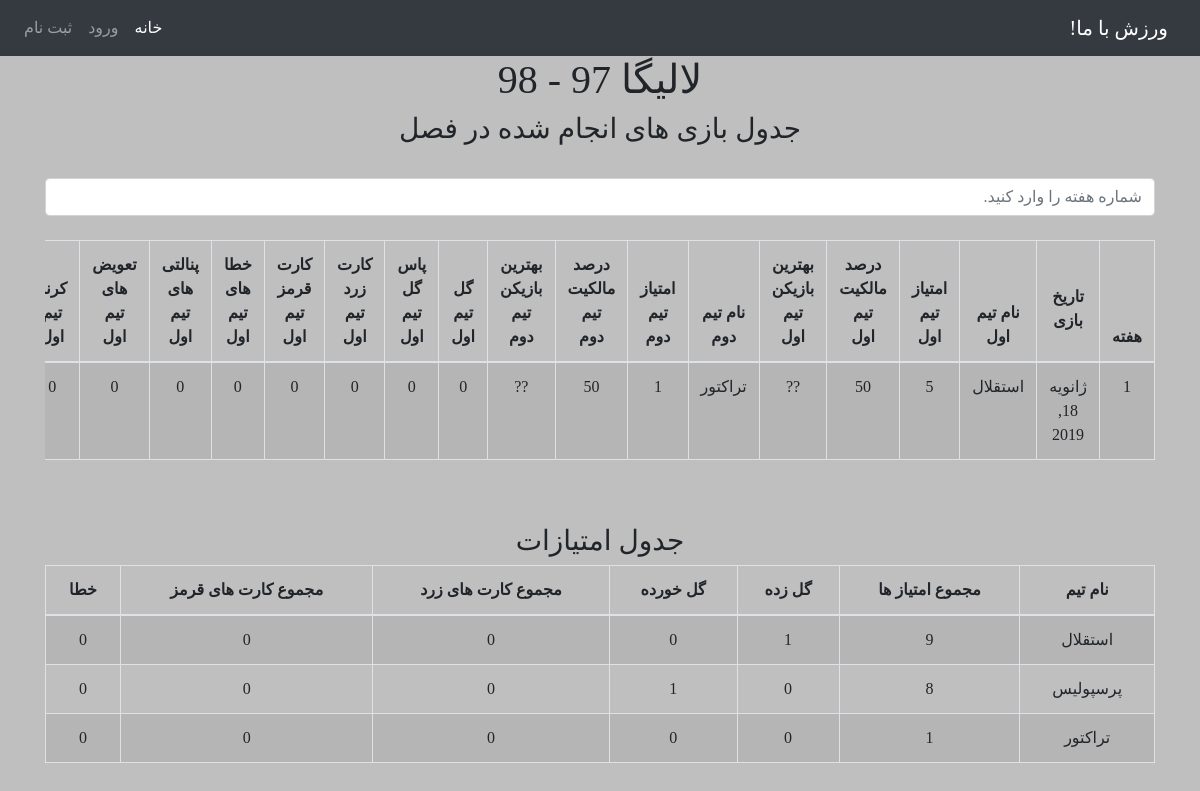
/3/football/league_detail, run on the app's committed database.
### sport/models/football_models.py (models this page shows, shortened)
class FootballLeague(League):
    class Meta:
        verbose_name = _('لیگ فوتبال')
        verbose_name_plural = _('لیگ های فوتبال')

class FootballGame(Game):
    league = models.ForeignKey(FootballLeague, on_delete=models.CASCADE, blank=True, null=True)
    class Meta:
        verbose_name = _('بازی فوتبال')
        verbose_name_plural = _('بازی های فوتبال')

class FootballTeamInFootballGame(models.Model):
    game = models.ForeignKey(FootballGame, on_delete=models.CASCADE)
    team = models.ForeignKey(FootballTeam, on_delete=models.CASCADE)
    team_score = models.IntegerField(blank=True, null=True)
    property_percent = models.IntegerField(blank=True, null=True)
    situation = models.CharField(max_length=3, choices=TEAM_SITUATION_IN_GAME, blank=True, null=True)
    best_player = models.ForeignKey(FootballPlayer, on_delete=models.CASCADE, blank=True, null=True)
    class Meta:
        verbose_name = _('حضور یک تیم فوتبال در یک بازی فوتبال')
        verbose_name_plural = _('حضورهای یک تیم فوتبال در یک بازی فوتبال')

class FootballTeam(Team):
    followers = models.ManyToManyField(User)
    class Meta:
        verbose_name = _('تیم فوتبال')
        verbose_name_plural = _('تیم های فوتبال')

### sport/views/football_views.py (the view)
# urls.py: path('<int:league_id>/football/league_detail', football_league_detail, name='league_detail_football'),
def football_league_detail(request, league_id):
    league = get_object_or_404(FootballLeague, pk=league_id)
    try:
        teams_score_card = get_score_card_of_league_football(league)
    except :
        teams_score_card = []
    try:
        games_separated_by_weeks = separate_by_week_football(league)
    except:
        games_separated_by_weeks =[]
    details_of_games_separated_by_weeks = []
    for gw in games_separated_by_weeks:
        details_of_games_of_current_week = []
        for g in gw:
            details = get_details_of_game_football(g)
            details_of_games_of_current_week.append(details)
        details_of_games_separated_by_weeks.append(details_of_games_of_current_week)
    context = {
        'league': league,
        'details_of_games_separated_by_weeks': details_of_games_separated_by_weeks,
        'teams_score_card': teams_score_card
    }
    return render(request, 'sport/football/football_league_detail.html', context)

### sport/template_tags/custom_tags.py (called while the page is built)
@register.filter
def get_item(dictionary, key):
    return dictionary.get(key)

### sport/views/football_views.py (called while the page is built, shortened)
def get_details_of_game_football(game):
    teams = game.footballteaminfootballgame_set.all()
    team = teams[0].team
    events = get_events_by_game_and_team_football(game, team)
    first_team_details = get_details_football(events)
    team = teams[1].team
    events = get_events_by_game_and_team_football(game, team)
    second_team_details = get_details_football(events)
    details = {
        'game': game,
        'teams': teams,
        'first_team_details': first_team_details,
        'second_team_details': second_team_details
    }
    return details

def separate_by_week_football(league):
    games = league.footballgame_set.order_by('-date')
    last_game_date = games[0].date
    first_game_date = games.last().date
    last_game_weekday = last_game_date.weekday()
    last_interval = last_game_date - datetime.timedelta(days=last_game_weekday)
    last_week_games = league.footballgame_set.filter(
        date__gte=last_interval)
    first_game_weekday = first_game_date.weekday()
    first_interval = first_game_date + datetime.timedelta(days=7 - first_game_weekday)
    first_week_games = league.footballgame_set.filter(
        date__lt=first_interval)
    games_by_weeks = [first_week_games]
    return games_by_weeks

def get_events_by_game_and_team_football(game, team):
    events_ = game.footballevent_set.all()
    events = []
    for e in events_:
        if e.doer.team == team:
            events.append(e)
    return events

### sport/templates/sport/football/football_league_detail.html (shortened to what this page needs)
{% extends 'base.html' %}
{% block content %}
    <head>
    </head>
    <body>
    {% load custom_tags %}
    <h1>{{ league.name }} {{ league.year }} - {{ league.year|add:1 }}</h1>
    <div class="container">
        <h3>جدول بازی های انجام شده در فصل</h3>
        <br>
        <input class="form-control" type="text" id="myInput" onkeyup="myFunction()"
               placeholder="شماره هفته را وارد کنید.">
        <br>
        <div class="table-responsive">
            <table class="table table-bordered table-striped" id="myTable">
                <thead>
                <tr>
                    <th>هفته</th>
                    <th><p>تاریخ بازی</p></th>
                    <th>نام تیم اول</th>
                    <th>امتیاز تیم اول</th>
                    <th>درصد مالکیت تیم اول</th>
                    <th>بهترین بازیکن تیم اول</th>
                    <th>نام تیم دوم</th>
                    <th>امتیاز  تیم دوم</th>
                    <th>درصد مالکیت تیم دوم</th>
                    <th>بهترین بازیکن تیم دوم</th>
                    <th>گل تیم اول</th>
                    <th>پاس گل تیم اول</th>
                    <th>کارت زرد تیم اول</th>
                    <th>کارت قرمز تیم اول</th>
                    <th>خطا های تیم اول</th>
                    <th>پنالتی های تیم اول</th>
                    <th>تعویض های تیم اول</th>
                    <th>کرنر تیم اول</th>
                </tr>
                </thead>
                <tbody>
                {% for dgw in details_of_games_separated_by_weeks %}
                    {% with forloop.counter as outer_counter %}
                        {% if dgw %}
                            <tr>
                                {% for dg in dgw %}
                                    <td>{{ outer_counter }}</td>
                                    {% for key, value in dg.items %}
                                        {% ifequal key "game" %}
                                            <td>{{ value.date }}</td>
                                        {% endifequal %}
                                        {% ifequal key "teams" %}
                                            {% for t in value %}
                                                <td>{% if t.team.name %}{{ t.team.name }} {% else %}?? {% endif %} </td>
                                                <td>{% if t.team_score %}{{ t.team_score }} {% else %}
                                                    ?? {% endif %} </td>
                                                <td>{% if t.property_percent %}{{ t.property_percent }} {% else %}
                                                    ?? {% endif %} </td>
                                                <td>{% if t.best_player %}{{ t.best_player }} {% else %}
                                                    ?? {% endif %} </td>
                                            {% endfor %}
                                        {% endifequal %}
                                    {% endfor %}
                                    <td>{{ dg|get_item:"first_team_details"|get_item:"total_G" }}
                                    </td>
                                    <td>{{ dg|get_item:"first_team_details"|get_item:"total_PG" }}
                                    </td>
                                    <td>{{ dg|get_item:"first_team_details"|get_item:"total_YC" }}</td>
                                    <td>{{ dg|get_item:"first_team_details"|get_item:"total_RC" }} </td>
                                    <td>{{ dg|get_item:"first_team_details"|get_item:"total_E" }}</td>
                                    <td>{{ dg|get_item:"first_team_details"|get_item:"total_P" }} </td>
                                    <td>{{ dg|get_item:"first_team_details"|get_item:"total_CH" }}</td>
                                    <td>{{ dg|get_item:"first_team_details"|get_item:"total_CO" }} </td>
                                {% endfor %}
                            </tr>
                        {% endif %}
                    {% endwith %}
                {% endfor %}
                </tbody>
            </table>
        </div>
    </div>
   <br>
    <br>
    <div class="container">
            <h3>جدول امتیازات</h3>
        <table id="example"
               class="table table-striped table-inverse table-bordered table-hover" cellspacing="0"
               width="100%">
            <thead>
            <tr>
                <th>نام تیم</th>
                <th>مجموع امتیاز ها</th>
                <th>گل زده</th>
                <th> گل خورده</th>
                <th> مجموع کارت های زرد</th>
                <th> مجموع کارت های قرمز</th>
                 <th> خطا</th>
            </tr>
            </thead>
            <tbody>
            {% for tsc in teams_score_card %}
            <tr>
                <td>
                    {% for key, value in tsc.items %}
            {% ifequal key 'team' %}
                 {{ value.name }}
            {% endifequal %}
        {% endfor %}
                </td>
                <td>
                    {{ tsc|get_item:"team_total_score" }}
                </td>
                <td>
                    {{ tsc|get_item:"sumation_of_details"|get_item:"total_G" }}
                </td>
                <td>
                    {{ tsc|get_item:"sumation_of_opponent_details"|get_item:"total_G" }}
                </td>
                <td>
                    {{ tsc|get_item:"sumation_of_details"|get_item:"total_YC" }}
                </td>
                <td>
                    {{ tsc|get_item:"sumation_of_details"|get_item:"total_RC" }}
                </td>
                <td>
                    {{ tsc|get_item:"sumation_of_details"|get_item:"total_E" }}
                </td>
            </tr>
            {% endfor %}
            </tbody>
        </table>
    </div>
    </body>
{% endblock %}

### sport/templates/sport/football/football_league_detail.html (style rules this page uses)
th { word-break: keep-all; word-wrap: normal; width: max-content; height: 10px; }

### data on the page
FootballLeague: name "لالیگا", year|add "98"
FootballGame: outer_counter "1", date "ژانویه 18, 2019", dg "0"
FootballTeamInFootballGame: team.name "استقلال", team_score "5", property_percent "50"
FootballTeamInFootballGame: team.name "تراکتور", team_score "1", property_percent "50"
FootballTeam: name "استقلال", tsc "9", id "1", tsc "0"
FootballTeam: name "پرسپولیس", tsc "8", tsc "0", tsc "1"
FootballTeam: name "تراکتور", tsc "1", tsc "0"
